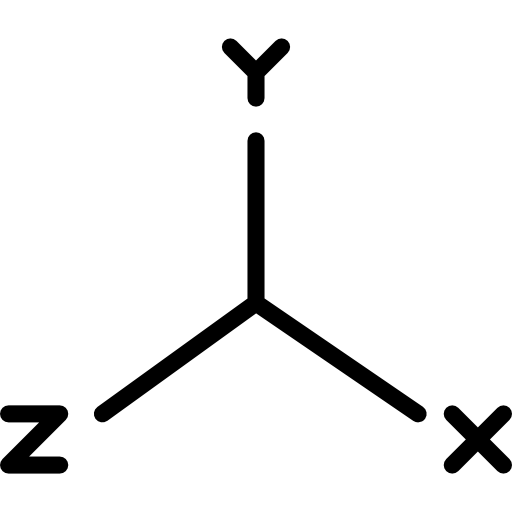
#> input picture python/imgs/acceleration.png, 512 x 512 px; its folder holds 4 pictures in this run
$ python transform.py
#> lines starting #> are read from the running program, lines starting #| are printed output that depends on the picture
import os
from itertools import product
from PIL import Image, ImageEnhance

for d in ['light', 'dark']:
    if not os.path.isdir(d):
        os.mkdir(d)

for imgpath in os.listdir('imgs'):
    dark = Image.open(f'imgs/{imgpath}')
#> dark is the input picture: PIL image 512x512 P; mean R, G, B, A 237.2, 237.2, 237.2, 16.6
    light = dark.copy()

    if dark.mode == 'P':
        for xy in product(range(512), range(512)):
            p = dark.getpixel(xy) // 4
            light.putpixel(xy, p)
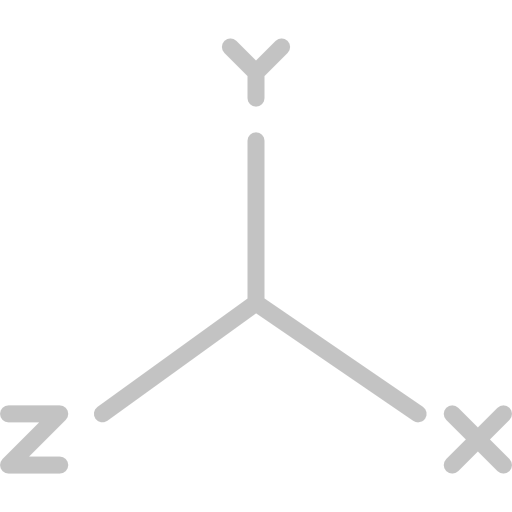
#> light: PIL image 512x512 P; mean R, G, B, A 237.2, 237.2, 237.2, 3.8; transparent parts drawn white
    if dark.mode == 'RGBA':
        phi = lambda p: min(p+192, 255)
        for xy in product(range(512), range(512)):
            px = dark.getpixel(xy)
            p = (phi(px[0]), phi(px[1]), phi(px[2]), px[3])
            light.putpixel(xy, p)

    dark.save(f'dark/dark_{imgpath}')
    light.save(f'light/light_{imgpath}')
#> pass 2 of the loop `for imgpath in os.listdir('imgs'):`:
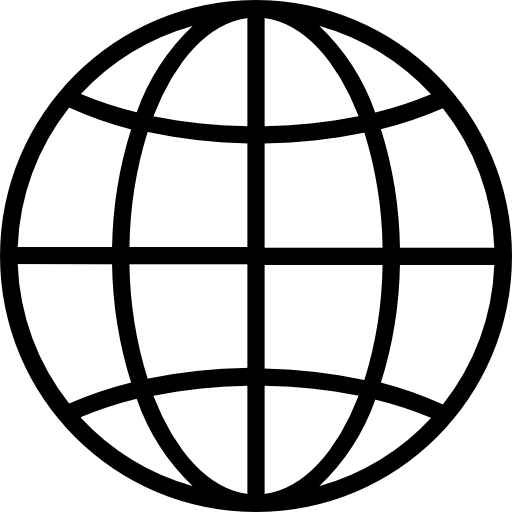
#> input picture python/imgs/gravity.png, 512 x 512 px
#> dark is the input picture: PIL image 512x512 RGBA; mean R, G, B, A 181.2, 181.2, 181.2, 69.8
#> after the loop `for xy in product(range(512), range(512)):`:
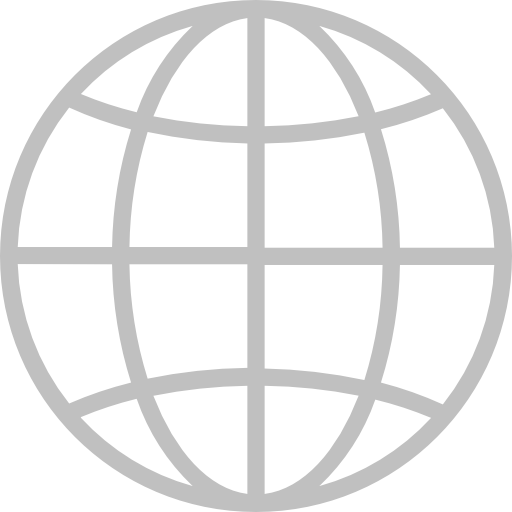
#> light: PIL image 512x512 RGBA; mean R, G, B, A 236.8, 236.8, 236.8, 69.8; transparent parts drawn white
#> pass 3 of the loop `for imgpath in os.listdir('imgs'):`:
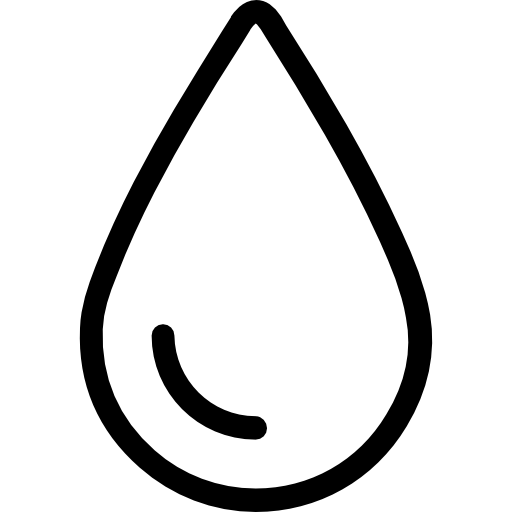
#> input picture python/imgs/humidity.png, 512 x 512 px
#> dark is the input picture: PIL image 512x512 P; mean R, G, B, A 221, 221, 221, 32.3
#> after the loop `for xy in product(range(512), range(512)):`:
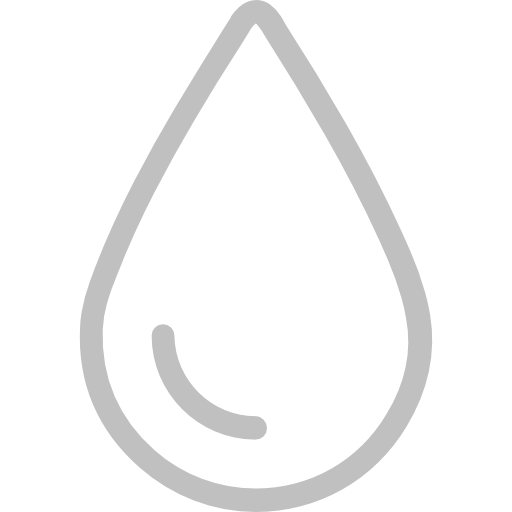
#> light: PIL image 512x512 P; mean R, G, B, A 221.2, 221.2, 221.2, 8; transparent parts drawn white
#> the loop made 4 passes; the first 3 are shown
